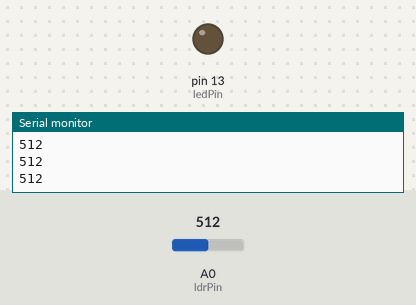
This sketch was run on a simulated Arduino Uno, built with avr-gcc and run on an emulated ATmega328P. Shown: output pins drawn as LEDs (lit = HIGH), the last lines printed to the serial monitor. The test bench sets the inputs (shaded band); at power-on: A0 (ldrPin) = 512.

Above: at 1.2 s.
1.3 s: A0 (ldrPin) set to 409
2.8 s: A0 (ldrPin) set to 388
At 3.1 s:
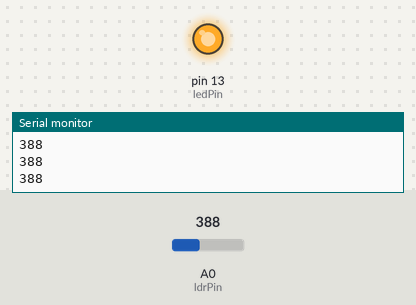
4.3 s: A0 (ldrPin) set to 410
At 5.5 s:
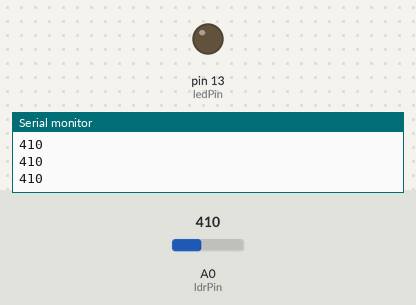
5.8 s: A0 (ldrPin) set to 390
At 6.7 s:
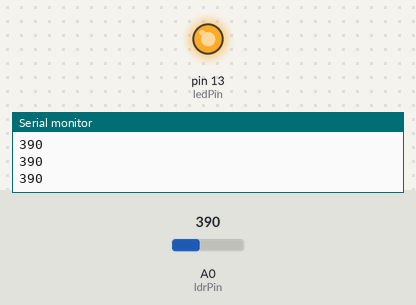
Timing chart, 0 to 8.3 s (numbered marks = the images above; inputs shaded):
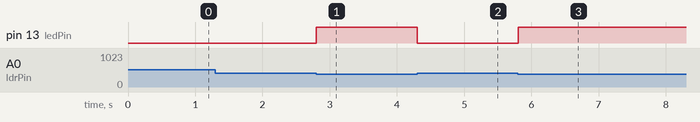

Measured:
- the behaviour switches between 400 and 399 on A0 (ldrPin) (found by bisection; images 0 and 1)
- after the input at 2.8 s, pin 13 (ledPin): LOW → HIGH at once
- after the input at 4.3 s, pin 13 (ledPin): HIGH → LOW at once
- after the input at 5.8 s, pin 13 (ledPin): LOW → HIGH at once

The sketch:

LDR_Sensor.ino
```cpp
int ldrPin = A0;
int ledPin = 13;
int threshold = 400;
void setup(){
 pinMode(ledPin , OUTPUT);
 Serial.begin(9600);

}
void loop(){
 int ldrValue = analogRead(ldrPin);
 Serial.println(ldrValue);
 if(ldrValue < threshold){
   digitalWrite(ledPin, HIGH);
 }
 else{
   digitalWrite(ledPin, LOW);
 }
 delay(20);
}
```
